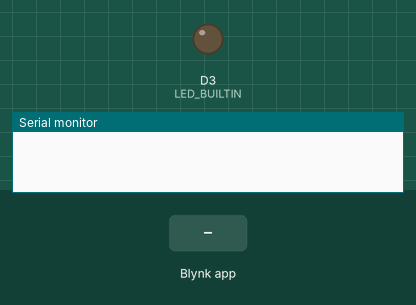
Recording of a sketch running on a simulated ESP8266 (NodeMCU). Parts: output pins drawn as LEDs (lit = HIGH), the last lines printed to the serial monitor. The test bench sets the inputs (shaded band). WiFi joins after 1.5 s; servers stay silent unless stated.

Above: at 3.0 s.
3.1 s: Blynk app writes 1 to V1
At 3.6 s:
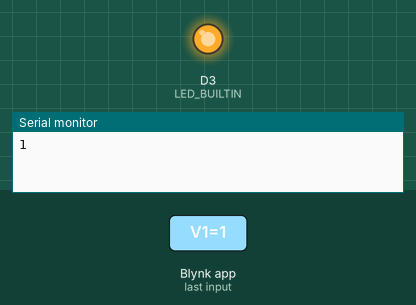
4.6 s: Blynk app writes 0 to V1
At 5.8 s:
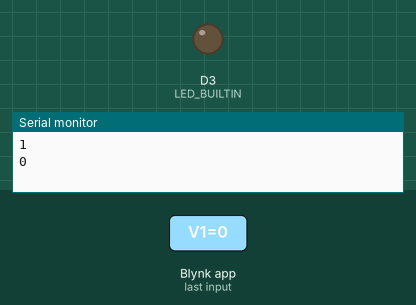
6.1 s: Blynk app writes 1 to V2
At 7.1 s:
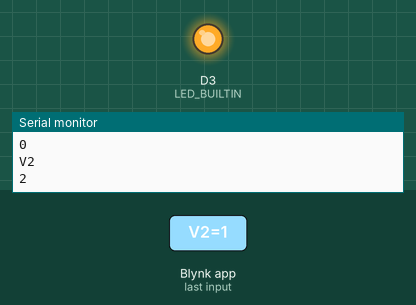
7.6 s: Blynk app writes 200 to V1
At 8.2 s:
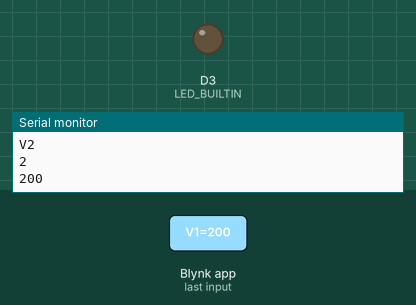
Timing chart, 0 to 10.1 s (numbered marks = the images above; inputs shaded):
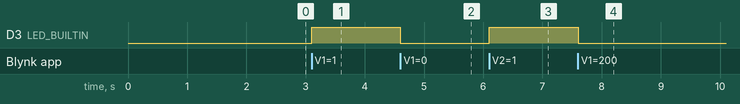

The sketch:

blynk.ino
```cpp
// (licence header left out)
#define BLYNK_TEMPLATE_ID "TMPLzkUeKB2m"
#define BLYNK_DEVICE_NAME "RS485"
#define BLYNK_AUTH_TOKEN "1ggaSFNsgEAaNnXuRvwhCGiGpGQ2_xfM"
#define BLYNK_PRINT Serial  // Comment this out to disable prints and save space
#define LED_BUILTIN D3
#include <ESP8266WiFi.h>
#include <BlynkSimpleEsp8266.h>
#include <SoftwareSerial.h>  // Arduino IDE <1.6.6

// You should get Auth Token in the Blynk App.
// Go to the Project Settings (nut icon).
//char auth[] = "4e08a6a3122343f5beb5c1c94369b4a7"; //imtbtest01;
//char auth[] = "f82b3aa574924044bcf36597bbab2779"; //imtbtest02;
char auth[] = "1ggaSFNsgEAaNnXuRvwhCGiGpGQ2_xfM";  //imtbtest01;

char ssid[] = "iPhone";  //at home;
char pass[] = "12345678";    //at home;

//char ssid[] = "Classroom";  //at I40 Center;
//char pass[] = "ntustclassroom";   //at I40 Center;

//char ssid[] = "Jason iphone";
//char pass[] = "iphone0316";

IPAddress ip(172, 20, 10, 11);

void setup() {
  Serial.begin(115200);
  pinMode(LED_BUILTIN,OUTPUT);
  Blynk.begin(u8"1ggaSFNsgEAaNnXuRvwhCGiGpGQ2_xfM", u8"iPhone", u8"12345678");
  WiFi.mode(WIFI_STA);
  int cnt = 0;
  while (WiFi.status() != WL_CONNECTED) {
    delay(500);
    Serial.print(".");
    if (cnt++ >= 10) {
      WiFi.beginSmartConfig();
      while (1) {
        delay(1000);
        if (WiFi.smartConfigDone()) {
          Serial.println();
          Serial.println("SmartConfig: Success");
          break;
        }
        Serial.print("|");
      }
    }
  }

  WiFi.printDiag(Serial);

  Blynk.config(auth);
}

void loop() {
  Blynk.run();
  // digitalWrite(LED_BUILTIN, HIGH);   // turn the LED on (HIGH is the voltage level)
  // delay(1000);                       // wait for a second
  // digitalWrite(LED_BUILTIN, LOW);    // turn the LED off by making the voltage LOW
  // delay(1000);                       // wait for a second
}
void LightUp(int pinValue){
   if(pinValue == 1){
    digitalWrite(LED_BUILTIN, HIGH);
    Serial.println(pinValue);
  }else{
    digitalWrite(LED_BUILTIN, LOW);
    Serial.println(pinValue);
  }
}

// BLYNK_READ(V0) {
//   if (v < 0.0) v = 0.0;
//   Serial.print("V0 value is:");
//   Serial.println(V0);
//   Blynk.virtualWrite(V0, v);
// }
BLYNK_WRITE(V1) {
  int pinValue = param.asInt();
  LightUp(pinValue);
  // Serial.print("V1 Slider value is: ");
}
BLYNK_WRITE(V2) {
  int pinValue = param.asInt();
  Serial.println("V2");
  Serial.println(V2);
  if(pinValue == 1){
    digitalWrite(LED_BUILTIN, HIGH);
    // Serial.println(pinValue);
  }else{
    digitalWrite(LED_BUILTIN, LOW);
    // Serial.println(pinValue);
  }
}

// BLYNK_READ(V2) {
//   if (p < 0.0) p = 0.0;
//   Serial.print("V2 value is:");
//   Serial.println(V2);
//   Blynk.virtualWrite(V2, p);
// }

// BLYNK_READ(V3) {
//   if (e < 0.0) e = 0.0;
//   Serial.print("V3 value is:");
//   Serial.println(V3);
//   Blynk.virtualWrite(V3, e / 1000);
// }

// BLYNK_WRITE(V2) {
//   int pinValue = param[0].asInt();
//   digitalWrite(LED_BUILTIN, pinValue);
//   Serial.print("V1 Slider value is: ");
//   Serial.println(pinValue);
// }
```

Measured:
- after the input at 3.1 s, D3 (LED_BUILTIN): LOW → HIGH at once
- after the input at 4.6 s, D3 (LED_BUILTIN): HIGH → LOW at once
- after the input at 6.1 s, D3 (LED_BUILTIN): LOW → HIGH at once
- after the input at 7.6 s, D3 (LED_BUILTIN): HIGH → LOW at once
